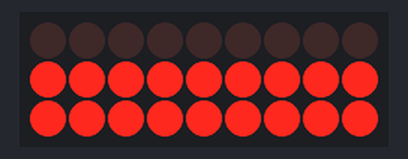
Bench run of a program on a simulated Arduino Nano, built with avr-gcc and run on an emulated ATmega328P. On the bench: 9×3 LED matrix. Wiring (inferred from the names in the program): LED cube drawn one layer per row (orientation assumed): layers A0, A1, A2; columns pin 2, pin 3, pin 4, pin 5, pin 6, pin 7, pin 8, pin 9, pin 10.

Above: at 2.92 s.
At 8.45 s:
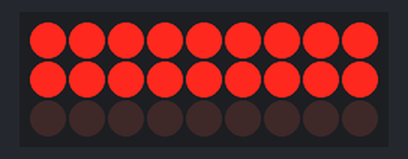
At 14.94 s:
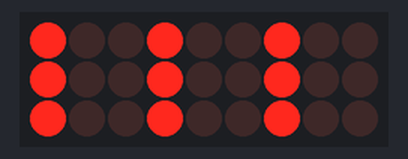
At 20.97 s:
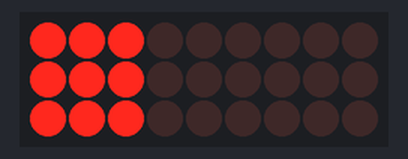
At 26.97 s:
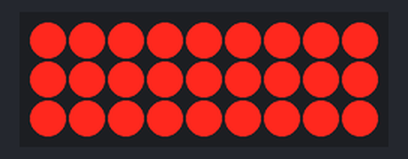
At 39.49 s:
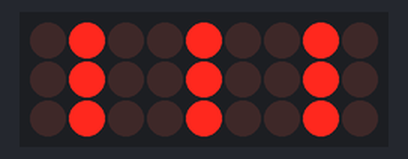

The program:

main.cpp
```cpp
#include <Arduino.h>
#include <LEDCube.h>
#include <animations.h>

const ledCubeAxesLength_t WIDTH = 3;
const ledCubeAxesLength_t HEIGHT = 3;
const ledCubeAxesLength_t DEPTH = 3;

const ledCubePin_t XZ_PLANE_PINS[WIDTH * DEPTH] = {2, 3, 4, 5, 6, 7, 8, 9, 10};
const ledCubePin_t Y_PLANE_PINS[HEIGHT] = {A0, A1, A2};

const uint8_t ANIMATION_ITERATIONS = 5;

ledCubePixelValue_t buffer[HEIGHT][DEPTH][WIDTH] = {};

LEDCubeXZOutYIn cube(WIDTH, HEIGHT, DEPTH, (ledCubePixelValue_t*)buffer,
                     (ledCubePin_t*)XZ_PLANE_PINS, (ledCubePin_t*)Y_PLANE_PINS);

void setup() {
  // Serial.begin(9600);
  cube.begin();
}

void loop() {
  LEDCubeAnimations::animationFillCube(cube, ANIMATION_ITERATIONS);
  LEDCubeAnimations::animationFrameBlank(cube, 1);
  for (uint8_t dir = UP; dir <= BACKWARD; dir++) {
    LEDCubeAnimations::animationPlaneShift(cube, ANIMATION_ITERATIONS, dir);
    LEDCubeAnimations::animationFrameBlank(cube, 1);
  }
}
```

animations.cpp
```cpp
#include <Arduino.h>
#include <LEDCube.h>
#include <animations.h>

namespace LEDCubeAnimations {
  void animationFrameBlank(LEDCubeBase& cube, uint8_t iterations) {
    cube.fillCube(LOW);
    cube.updateFor(FRAME_TIME * iterations);
  }

  void animationFillCube(LEDCubeBase& cube, uint8_t iterations) {
    for (uint8_t i = 0; i < iterations; i++) {
      cube.fillCube(HIGH);
      cube.updateFor(FRAME_TIME);
      cube.fillCube(LOW);
      cube.updateFor(FRAME_TIME);
    }
  }

  void animationPlaneShift(LEDCubeBase& cube, uint8_t iterations,
                           uint8_t direction) {
    for (uint8_t i = 0; i < iterations; i++) {
      switch (direction) {
        case (UP): {
          for (uint8_t y = 0; y < cube.getHeight(); y++) {
            cube.fillCube(LOW);
            cube.fillXZPlane(y, HIGH);
            cube.updateFor(FRAME_TIME);
          }
          break;
        }
        case (DOWN): {
          for (int8_t y = cube.getHeight() - 1; y >= 0; y--) {
            cube.fillCube(LOW);
            cube.fillXZPlane(y, HIGH);
            cube.updateFor(FRAME_TIME);
          }
          break;
        }
        case (RIGHT): {
          for (uint8_t x = 0; x < cube.getWidth(); x++) {
            cube.fillCube(LOW);
            cube.fillYZPlane(x, HIGH);
            cube.updateFor(FRAME_TIME);
          }
          break;
        }
        case (LEFT): {
          for (int8_t x = cube.getWidth() - 1; x >= 0; x--) {
            cube.fillCube(LOW);
            cube.fillYZPlane(x, HIGH);
            cube.updateFor(FRAME_TIME);
          }
          break;
        }
        case (BACKWARD): {
          for (uint8_t z = 0; z < cube.getDepth(); z++) {
            cube.fillCube(LOW);
            cube.fillXYPlane(z, HIGH);
            cube.updateFor(FRAME_TIME);
          }
          break;
        }
        case (FORWARD): {
          for (int8_t z = cube.getDepth() - 1; z >= 0; z--) {
            cube.fillCube(LOW);
            cube.fillXYPlane(z, HIGH);
            cube.updateFor(FRAME_TIME);
          }
          break;
        }
      }
    }
  }
}
```

animations.h
```cpp
#include <Arduino.h>
#include <LEDCube.h>

#define UP 0
#define DOWN 1
#define LEFT 2
#define RIGHT 3
#define FORWARD 4
#define BACKWARD 5

#define FRAME_TIME 250

namespace LEDCubeAnimations {
  void animationFrameBlank(LEDCubeBase& cube, uint8_t iterations);
  void animationFillCube(LEDCubeBase& cube, uint8_t iterations);
  void animationPlaneShift(LEDCubeBase& cube, uint8_t iterations,
                           uint8_t direction);
}
```
